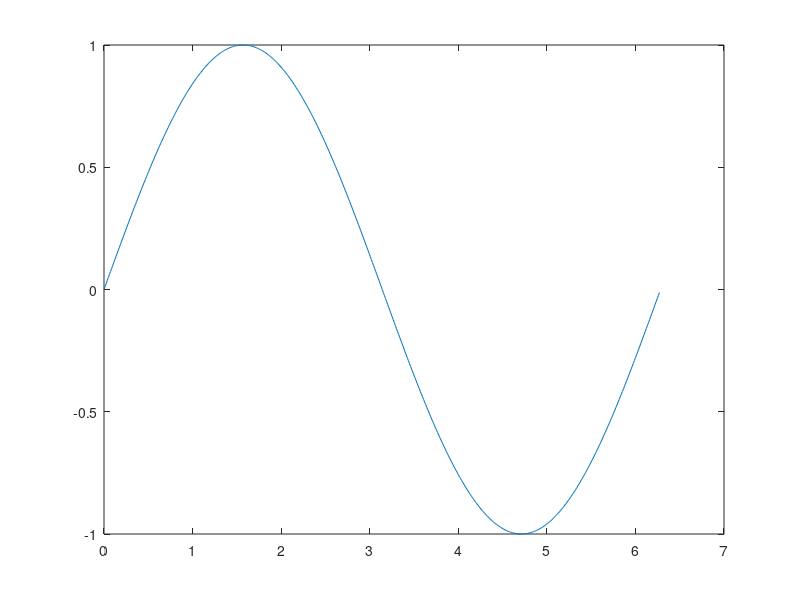
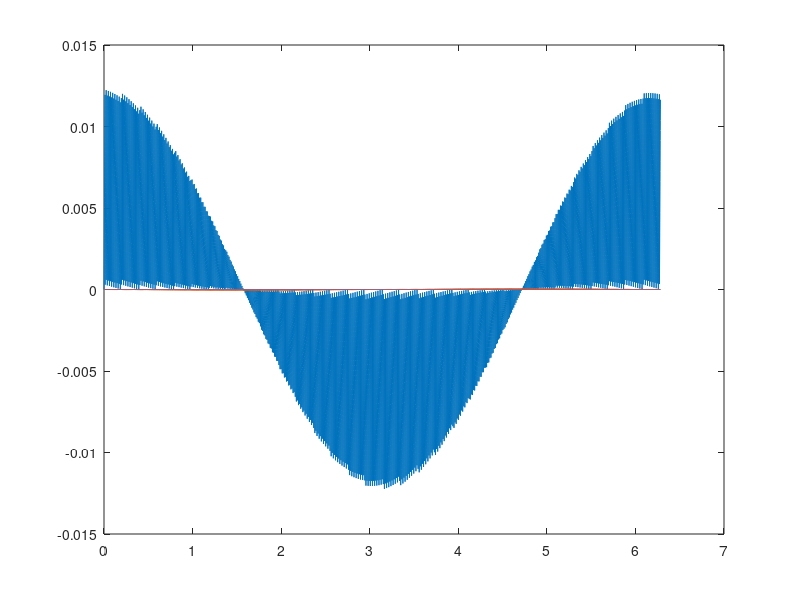
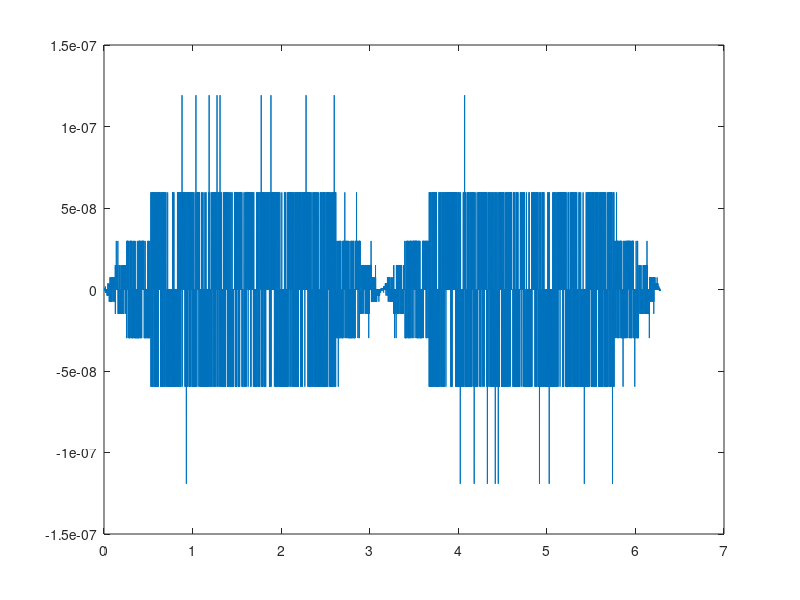
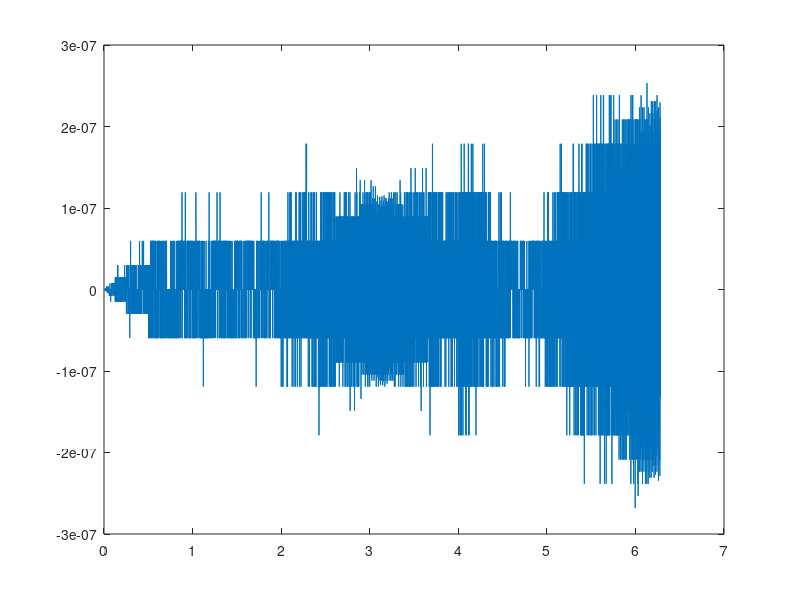

These charts were generated, in order, by the following MATLAB code:
prec = @(x) single(x)

n = 512;
nt = 10000;
x = linspace(0, (n-1)/n*2*pi, n);
xt = linspace(0, (nt-1)/nt*2*pi, nt);
stab = prec(sin(x));
ctab = prec(cos(x));

figure(1)
plot(x, stab)


i = floor(xt*n/2/pi)+1;
f = prec(mod(xt*n/2/pi,1));
dx = prec(f*2*pi/n);
sin_est1 = stab(i);
sin_est2 = stab(i) + dx.*ctab(i);
sin_est3 = stab(i) + dx.*ctab(i) - .5*dx.^2.*stab(i);
sin_est4 = stab(i) + dx.*ctab(i) - .5*dx.^2.*stab(i) - 1.0/6.0*dx.^3.*ctab(i);
sin_est5 = stab(i) + dx.*(ctab(i) - .5*dx.*(stab(i) - 1.0/6.0*dx.*ctab(i)));

figure(2)
plot(xt, sin(xt)-sin_est1, xt, sin(xt)-sin_est2, xt, sin(xt)-sin_est3, xt, sin(xt)-sin_est4)

figure(3)
plot(xt, sin(xt)-sin_est4)

figure(4);
plot(xt, prec(sin(prec(xt))) - sin_est4)

eps(single(2*pi))

